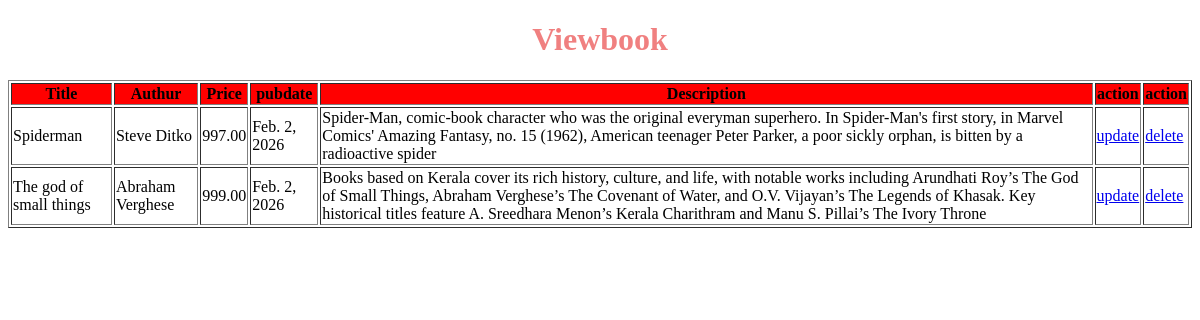
Before: /viewbook/ with the older database file.
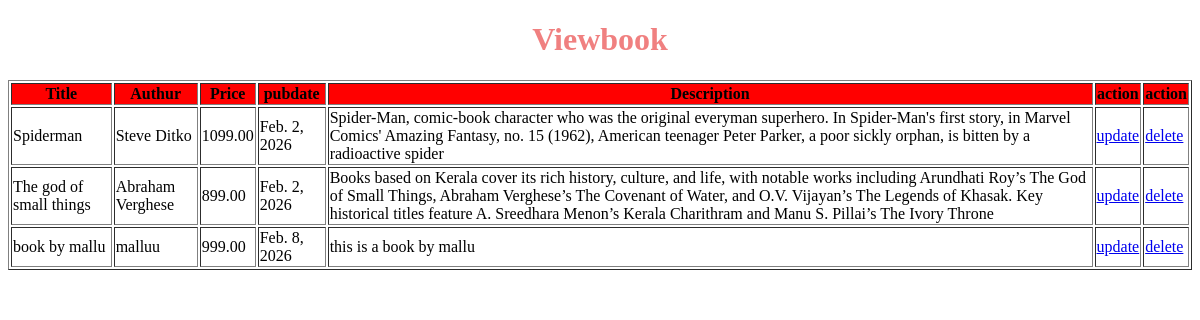
After: the same page with the newer database file.
### app1/models.py (models this page shows, shortened)
class book(models.Model):
    title=models.CharField(max_length=200)
    author=models.CharField(max_length=100)
    price=models.DecimalField(max_digits=6,decimal_places=2)
    pub_date=models.DateField()
    description=models.TextField()

### app1/views.py (the view)
# urls.py: path("viewbook/",views.viewbook,name='viewbook'),
def viewbook(request):
    a=book.objects.all()
    return render(request,'viewbook.html',{"ab":a})

### app1/templates/viewbook.html (shortened to what this page needs)
<!DOCTYPE html>
<html lang="en">
<head>
</head>
<body>
    <table border="1">
   <h1 style="text-align: center;color: lightcoral;">Viewbook</h1>
   <tr style="background-color: red;">
    <th>Title</th>
    <th>Authur</th>
    <th>Price</th>
    <th>pubdate</th>
    <th>Description</th>
    <th>action</th>
    <th>action</th>
   </tr>
       {% for i in ab%}
   <tr>
    <td>{{i.title}}</td>
    <td>{{i.author}}</td>
    <td>{{i.price}}</td>
    <td>{{i.pub_date}}</td>
    <td>{{i.description}}</td>
    <td><a href="{%url 'updatebook' i.id%}">update</a></td>
    <td><a href="{%url 'deletebook' i.id%}">delete</a></td>
   </tr>
   {% endfor %}
   </table>
</body>
</html>

Changed rows visible on the page:
changed book "Spiderman": price "997.00" → "1099.00"
changed book "The god of small things": price "999.00" → "899.00"
added book: title "book by mallu", author "malluu", price "999.00", pub_date "Feb. 8, 2026", description "this is a book by mallu"
